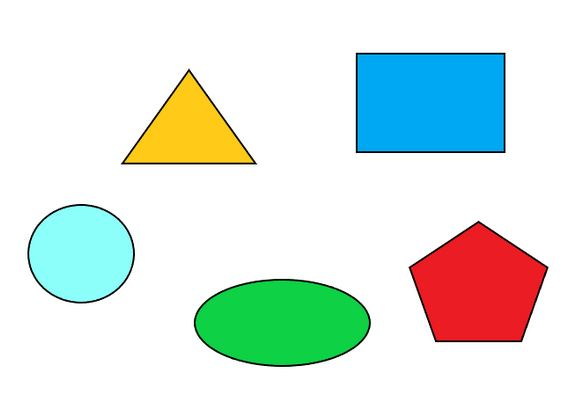
#> input picture contours.JPG, 586 x 406 px
$ jupyter execute image_contour.ipynb
#> lines starting #> are read from the running program, lines starting #| are printed output that depends on the picture; after the words box and inside, x2 and y2 are one past the last pixel; in counts of white or black regions, pixels touching at a corner belong together
[cell 1]
import cv2
import numpy as np
import matplotlib.pyplot as plt

def analyze_image_contours(image_path):
    # Load the image
#> called with image_path = 'contours.JPG'
    image1 = cv2.imread(image_path)
#> image1 is the input picture: shape (406, 586, 3); mean B, G, R 225.5, 231.9, 219.7

    # Create a copy for drawing
    image_processed = image1.copy()

    # Convert to grayscale
    gray = cv2.cvtColor(image1, cv2.COLOR_BGR2GRAY)
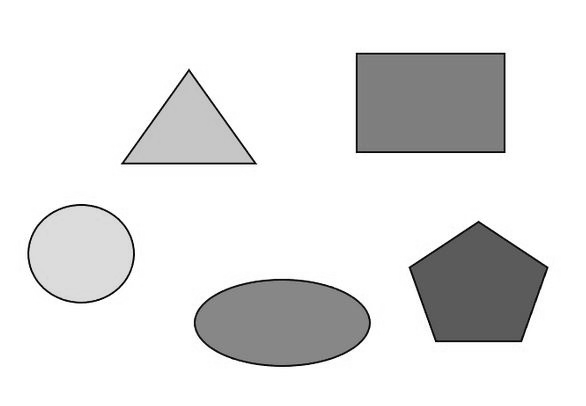
#> gray: shape (406, 586); min 1, max 255, mean 227.6

    # Apply Otsu's thresholding
    _, binary = cv2.threshold(gray, 0, 255, cv2.THRESH_BINARY + cv2.THRESH_OTSU)
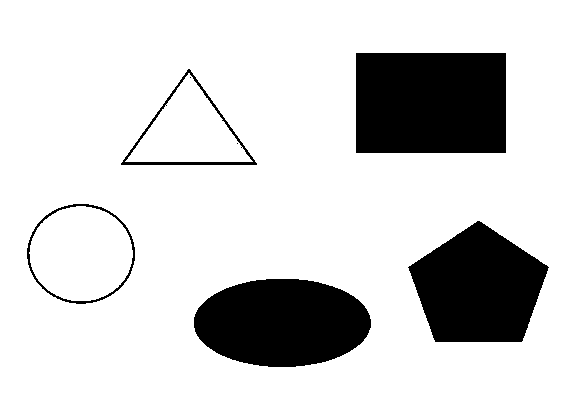
#> binary: shape (406, 586); 82.8% white; 7 black regions (2 under 20 px), largest, box (x1, y1, x2, y2) and area: (356, 53, 506, 153) 15000, (194, 279, 371, 367) 12307, (408, 221, 549, 342) 11797, (121, 69, 257, 165) 962, (27, 204, 135, 304) 747

    # Apply inverse thresholding
    _, thresh = cv2.threshold(binary, 200, 255, cv2.THRESH_BINARY_INV)
#> thresh: shape (406, 586); 17.2% white; 7 white regions (2 under 20 px)

    # Find contours
    contours, _ = cv2.findContours(thresh, cv2.RETR_EXTERNAL, cv2.CHAIN_APPROX_SIMPLE)
#> contours = 5 contours; box (x1, y1, x2, y2) and area: (356, 53, 506, 153) 14751, (194, 279, 371, 367) 12109, (408, 221, 549, 342) 11609, (27, 204, 135, 304) 8304, (121, 69, 257, 165) 6499

    # Calculate total image area
    total_image_area = image1.shape[0] * image1.shape[1]
#> total_image_area = 237916

    # Store shape details
    shape_details = []

    # Process each contour
    for contour in contours:
        # Approximate the shape
        epsilon = 0.02 * cv2.arcLength(contour, True)
        approx = cv2.approxPolyDP(contour, epsilon, True)
        num_sides = len(approx)

        # Identify the shape
        if num_sides == 3:
            shape_name = "Triangle"
        elif num_sides == 4:
            shape_name = "Rectangle"
        elif num_sides == 5:
            shape_name = "Pentagon"
        elif 6 < num_sides < 15:
            shape_name = "Ellipse"
        else:
            shape_name = "Circle"

        # Calculate the area
        area = cv2.contourArea(contour)

        # Calculate relative area
        relative_area = (area / total_image_area) * 100

        # Get bounding rectangle
        x, y, w, h = cv2.boundingRect(approx)

        # Draw the contours and label the shapes
        cv2.drawContours(image_processed, [contour], -1, (0, 255, 0), 2)
        cv2.putText(image_processed,
                    f"{shape_name} (Area: {int(area)}, Relative: {relative_area:.2f}%)",
                    (x, y - 10),
                    cv2.FONT_HERSHEY_SIMPLEX, 0.5, (255, 0, 0), 2)

        # Store shape details
        shape_details.append({
            'shape': shape_name,
            'absolute_area': area,
            'relative_area': relative_area
        })
#> this loop made 5 passes
#> (epsilon, approx, num_sides, shape_name, area, relative_area, x, y) on passes 4 to 5: (7.63, [[121, 163], [256, 164], [189, 69]], 3, 'Triangle', 6499, 2.73, 121, 69), (9.92, [[356, 53], [356, 152], [505, 152], [505, 53]], 4, 'Rectangle', 14751, 6.2, 356, 53)
#> (epsilon, num_sides, shape_name, area, relative_area, x, y, w) on passes 1 to 3: (8.97, 8, 'Ellipse', 12109, 5.09, 194, 279, 177), (8.69, 5, 'Pentagon', 11609, 4.88, 408, 221, 141), (6.83, 8, 'Ellipse', 8304, 3.49, 30, 206, 102)
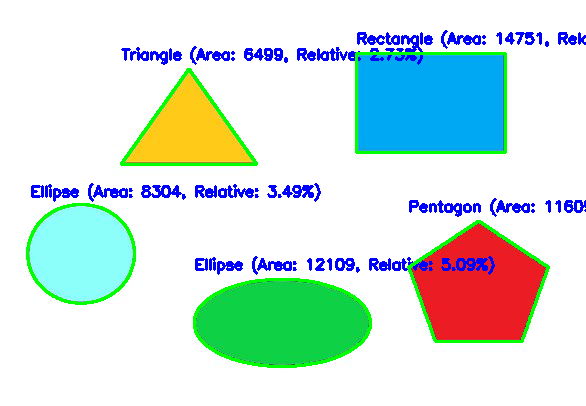
#> image_processed: shape (406, 586, 3); 6.38% of pixels changed, all inside (x1, y1, x2, y2) = (26, 30, 586, 368)
#> after the loop, shape_details = 5 items

    # Calculate total contour area
    total_contour_area = sum(detail['absolute_area'] for detail in shape_details)
#> total_contour_area = 53272

    # Print detailed analysis
    print("\n--- Image Contour Analysis ---")
    print(f"Total Image Area: {total_image_area} pixels")
#| Total Image Area: 237916 pixels
    print(f"Total Contour Area: {total_contour_area:.2f} pixels")
#| Total Contour Area: 53272.00 pixels
    print(f"Area of the Image without Contours: {total_image_area - total_contour_area} pixels")
#| Area of the Image without Contours: 184644.0 pixels
    print(f"Contour Coverage: {(total_contour_area/total_image_area)*100:.2f}%")
#| Contour Coverage: 22.39%

    print("\nShape Breakdown:")
    for detail in shape_details:
        print(f"{detail['shape']}:")
        print(f"  Absolute Area: {detail['absolute_area']:.2f} pixels")
        print(f"  Relative Area: {detail['relative_area']:.2f}%")
#> this loop made 5 passes
#> (printed output is left out)

    # Visualize results
    plt.figure(figsize=(15,15))

    plt.subplot(131)
    plt.title("Original Image")
    plt.imshow(cv2.cvtColor(image1, cv2.COLOR_BGR2RGB))
    plt.axis('off')

    plt.subplot(132)
    plt.title("Binary Image")
    plt.imshow(binary, cmap='gray')
    plt.axis('off')

    plt.subplot(133)
    plt.title("Processed Image")
    plt.imshow(cv2.cvtColor(image_processed, cv2.COLOR_BGR2RGB))
    plt.axis('off')

    plt.tight_layout()
    plt.show()
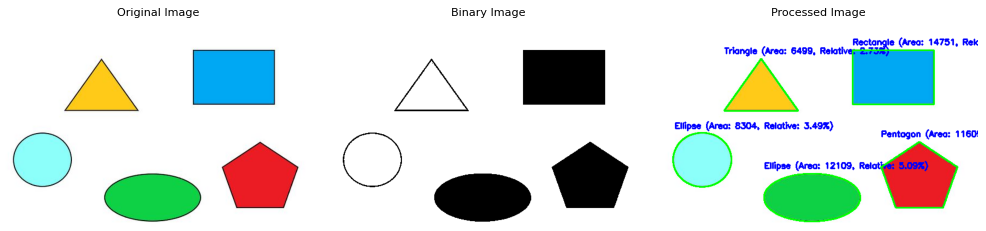
#> figure drawn by matplotlib, 3 panels

    return shape_details

# Usage
image_path = 'contours.JPG'
results = analyze_image_contours(image_path)
#> results = 5 items
